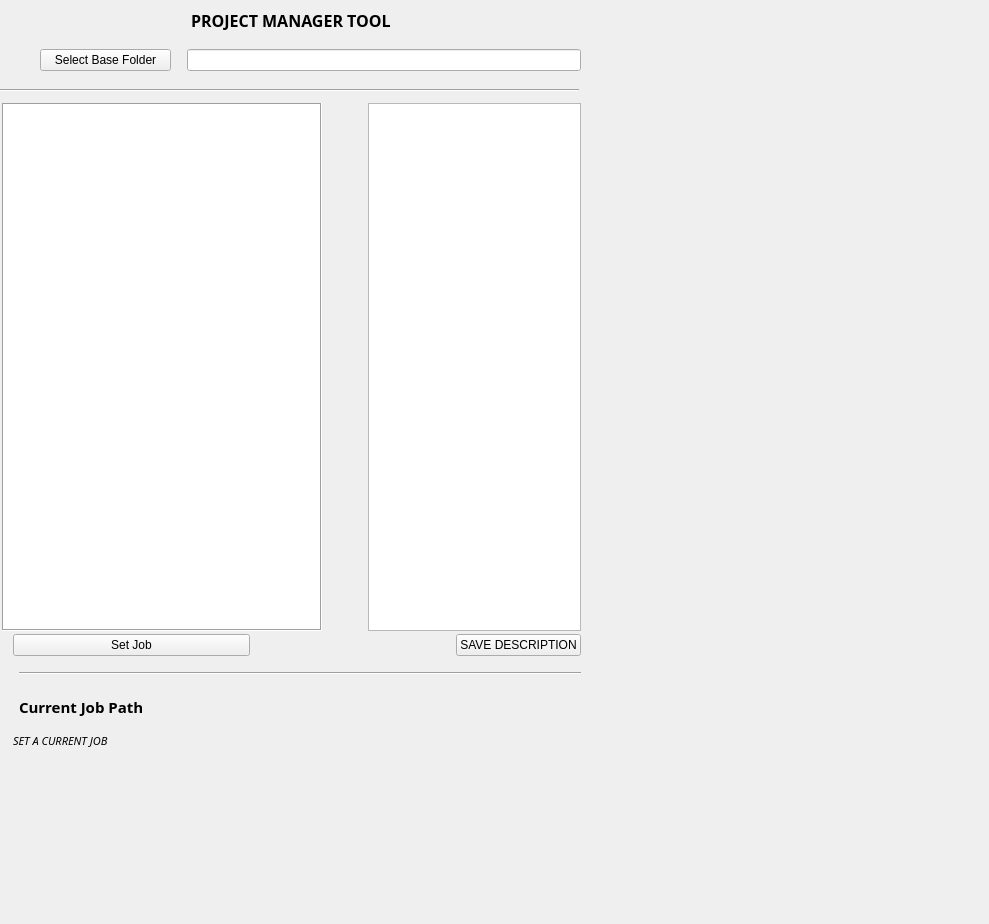
<?xml version="1.0" encoding="UTF-8"?>
<ui version="4.0">
 <class>Frame</class>
 <widget class="QFrame" name="Frame">
  <property name="geometry">
   <rect>
    <x>0</x>
    <y>0</y>
    <width>989</width>
    <height>924</height>
   </rect>
  </property>
  <property name="baseSize">
   <size>
    <width>600</width>
    <height>800</height>
   </size>
  </property>
  <property name="windowTitle">
   <string>Frame</string>
  </property>
  <widget class="QWidget" name="horizontalLayoutWidget_2">
   <property name="geometry">
    <rect>
     <x>0</x>
     <y>630</y>
     <width>581</width>
     <height>31</height>
    </rect>
   </property>
   <layout class="QHBoxLayout" name="horizontalLayout_2">
    <item>
     <widget class="QLabel" name="label_3">
      <property name="text">
       <string/>
      </property>
     </widget>
    </item>
    <item>
     <widget class="QPushButton" name="but_LoadProject">
      <property name="sizePolicy">
       <sizepolicy hsizetype="Minimum" vsizetype="Fixed">
        <horstretch>2</horstretch>
        <verstretch>0</verstretch>
       </sizepolicy>
      </property>
      <property name="text">
       <string>Set Job</string>
      </property>
     </widget>
    </item>
    <item>
     <spacer name="horizontalSpacer">
      <property name="orientation">
       <enum>Qt::Horizontal</enum>
      </property>
      <property name="sizeHint" stdset="0">
       <size>
        <width>200</width>
        <height>20</height>
       </size>
      </property>
     </spacer>
    </item>
    <item>
     <widget class="QPushButton" name="but_SaveDescription">
      <property name="sizePolicy">
       <sizepolicy hsizetype="Minimum" vsizetype="Fixed">
        <horstretch>0</horstretch>
        <verstretch>0</verstretch>
       </sizepolicy>
      </property>
      <property name="text">
       <string>SAVE DESCRIPTION</string>
      </property>
     </widget>
    </item>
   </layout>
  </widget>
  <widget class="QWidget" name="horizontalLayoutWidget_3">
   <property name="geometry">
    <rect>
     <x>0</x>
     <y>0</y>
     <width>581</width>
     <height>41</height>
    </rect>
   </property>
   <layout class="QHBoxLayout" name="horizontalLayout_3">
    <item>
     <spacer name="horizontalSpacer_3">
      <property name="orientation">
       <enum>Qt::Horizontal</enum>
      </property>
      <property name="sizeHint" stdset="0">
       <size>
        <width>40</width>
        <height>20</height>
       </size>
      </property>
     </spacer>
    </item>
    <item>
     <widget class="QLabel" name="lab_heading">
      <property name="font">
       <font>
        <family>Montserrat ExtraBold</family>
        <pointsize>12</pointsize>
        <weight>75</weight>
        <bold>true</bold>
       </font>
      </property>
      <property name="frameShape">
       <enum>QFrame::NoFrame</enum>
      </property>
      <property name="frameShadow">
       <enum>QFrame::Raised</enum>
      </property>
      <property name="text">
       <string>PROJECT MANAGER TOOL</string>
      </property>
     </widget>
    </item>
    <item>
     <spacer name="horizontalSpacer_4">
      <property name="orientation">
       <enum>Qt::Horizontal</enum>
      </property>
      <property name="sizeHint" stdset="0">
       <size>
        <width>40</width>
        <height>20</height>
       </size>
      </property>
     </spacer>
    </item>
   </layout>
  </widget>
  <widget class="QWidget" name="horizontalLayoutWidget_4">
   <property name="geometry">
    <rect>
     <x>0</x>
     <y>40</y>
     <width>581</width>
     <height>41</height>
    </rect>
   </property>
   <layout class="QHBoxLayout" name="horizontalLayout_4">
    <item>
     <spacer name="horizontalSpacer_7">
      <property name="orientation">
       <enum>Qt::Horizontal</enum>
      </property>
      <property name="sizeHint" stdset="0">
       <size>
        <width>40</width>
        <height>20</height>
       </size>
      </property>
     </spacer>
    </item>
    <item>
     <widget class="QPushButton" name="but_selectBaseFolder">
      <property name="sizePolicy">
       <sizepolicy hsizetype="Minimum" vsizetype="Fixed">
        <horstretch>1</horstretch>
        <verstretch>0</verstretch>
       </sizepolicy>
      </property>
      <property name="text">
       <string>Select Base Folder</string>
      </property>
     </widget>
    </item>
    <item>
     <spacer name="horizontalSpacer_2">
      <property name="orientation">
       <enum>Qt::Horizontal</enum>
      </property>
      <property name="sizeHint" stdset="0">
       <size>
        <width>10</width>
        <height>20</height>
       </size>
      </property>
     </spacer>
    </item>
    <item>
     <widget class="QLineEdit" name="led_projectPath">
      <property name="sizePolicy">
       <sizepolicy hsizetype="Expanding" vsizetype="Fixed">
        <horstretch>3</horstretch>
        <verstretch>0</verstretch>
       </sizepolicy>
      </property>
     </widget>
    </item>
   </layout>
  </widget>
  <widget class="QWidget" name="gridLayoutWidget">
   <property name="geometry">
    <rect>
     <x>0</x>
     <y>660</y>
     <width>581</width>
     <height>94</height>
    </rect>
   </property>
   <layout class="QGridLayout" name="gridLayout_2">
    <item row="2" column="1" colspan="2">
     <layout class="QHBoxLayout" name="horizontalLayout_5">
      <item>
       <widget class="QLabel" name="lab_currentPath">
        <property name="sizePolicy">
         <sizepolicy hsizetype="Preferred" vsizetype="Preferred">
          <horstretch>30</horstretch>
          <verstretch>0</verstretch>
         </sizepolicy>
        </property>
        <property name="font">
         <font>
          <family>Montserrat Medium</family>
          <pointsize>8</pointsize>
          <weight>50</weight>
          <italic>true</italic>
          <bold>false</bold>
         </font>
        </property>
        <property name="text">
         <string>SET A CURRENT JOB</string>
        </property>
       </widget>
      </item>
     </layout>
    </item>
    <item row="1" column="0">
     <widget class="QLabel" name="label_2">
      <property name="text">
       <string/>
      </property>
     </widget>
    </item>
    <item row="1" column="2">
     <widget class="QLabel" name="lab_CurrentJobPath">
      <property name="sizePolicy">
       <sizepolicy hsizetype="Preferred" vsizetype="Preferred">
        <horstretch>5</horstretch>
        <verstretch>0</verstretch>
       </sizepolicy>
      </property>
      <property name="font">
       <font>
        <family>Montserrat Light</family>
        <pointsize>11</pointsize>
        <weight>75</weight>
        <bold>true</bold>
       </font>
      </property>
      <property name="text">
       <string>Current Job Path</string>
      </property>
     </widget>
    </item>
    <item row="0" column="2">
     <layout class="QVBoxLayout" name="verticalLayout">
      <item>
       <spacer name="verticalSpacer_4">
        <property name="orientation">
         <enum>Qt::Vertical</enum>
        </property>
        <property name="sizeType">
         <enum>QSizePolicy::Minimum</enum>
        </property>
        <property name="sizeHint" stdset="0">
         <size>
          <width>20</width>
          <height>4</height>
         </size>
        </property>
       </spacer>
      </item>
      <item>
       <widget class="Line" name="line_2">
        <property name="orientation">
         <enum>Qt::Horizontal</enum>
        </property>
       </widget>
      </item>
      <item>
       <spacer name="verticalSpacer_3">
        <property name="orientation">
         <enum>Qt::Vertical</enum>
        </property>
        <property name="sizeType">
         <enum>QSizePolicy::Minimum</enum>
        </property>
        <property name="sizeHint" stdset="0">
         <size>
          <width>20</width>
          <height>4</height>
         </size>
        </property>
       </spacer>
      </item>
     </layout>
    </item>
   </layout>
  </widget>
  <widget class="QWidget" name="horizontalLayoutWidget">
   <property name="geometry">
    <rect>
     <x>0</x>
     <y>80</y>
     <width>581</width>
     <height>551</height>
    </rect>
   </property>
   <layout class="QGridLayout" name="gridLayout_3">
    <item row="5" column="0">
     <layout class="QHBoxLayout" name="horizontalLayout">
      <item>
       <spacer name="verticalSpacer">
        <property name="orientation">
         <enum>Qt::Vertical</enum>
        </property>
        <property name="sizeHint" stdset="0">
         <size>
          <width>2</width>
          <height>1</height>
         </size>
        </property>
       </spacer>
      </item>
      <item>
       <widget class="QListWidget" name="lw_jobList">
        <property name="sizePolicy">
         <sizepolicy hsizetype="Expanding" vsizetype="Expanding">
          <horstretch>3</horstretch>
          <verstretch>0</verstretch>
         </sizepolicy>
        </property>
        <property name="frameShape">
         <enum>QFrame::Box</enum>
        </property>
       </widget>
      </item>
      <item>
       <spacer name="horizontalSpacer_8">
        <property name="orientation">
         <enum>Qt::Horizontal</enum>
        </property>
        <property name="sizeHint" stdset="0">
         <size>
          <width>40</width>
          <height>20</height>
         </size>
        </property>
       </spacer>
      </item>
      <item>
       <widget class="QTextEdit" name="txt_description">
        <property name="sizePolicy">
         <sizepolicy hsizetype="Expanding" vsizetype="Expanding">
          <horstretch>2</horstretch>
          <verstretch>0</verstretch>
         </sizepolicy>
        </property>
       </widget>
      </item>
     </layout>
    </item>
    <item row="1" column="0">
     <layout class="QHBoxLayout" name="horizontalLayout_7" stretch="0,0">
      <property name="spacing">
       <number>30</number>
      </property>
      <property name="sizeConstraint">
       <enum>QLayout::SetDefaultConstraint</enum>
      </property>
      <property name="topMargin">
       <number>5</number>
      </property>
      <item>
       <widget class="Line" name="line">
        <property name="sizePolicy">
         <sizepolicy hsizetype="Minimum" vsizetype="Fixed">
          <horstretch>5</horstretch>
          <verstretch>0</verstretch>
         </sizepolicy>
        </property>
        <property name="orientation">
         <enum>Qt::Horizontal</enum>
        </property>
       </widget>
      </item>
      <item>
       <spacer name="verticalSpacer_2">
        <property name="orientation">
         <enum>Qt::Vertical</enum>
        </property>
        <property name="sizeType">
         <enum>QSizePolicy::Minimum</enum>
        </property>
        <property name="sizeHint" stdset="0">
         <size>
          <width>2</width>
          <height>12</height>
         </size>
        </property>
       </spacer>
      </item>
     </layout>
    </item>
   </layout>
  </widget>
 </widget>
 <resources/>
 <connections/>
</ui>
